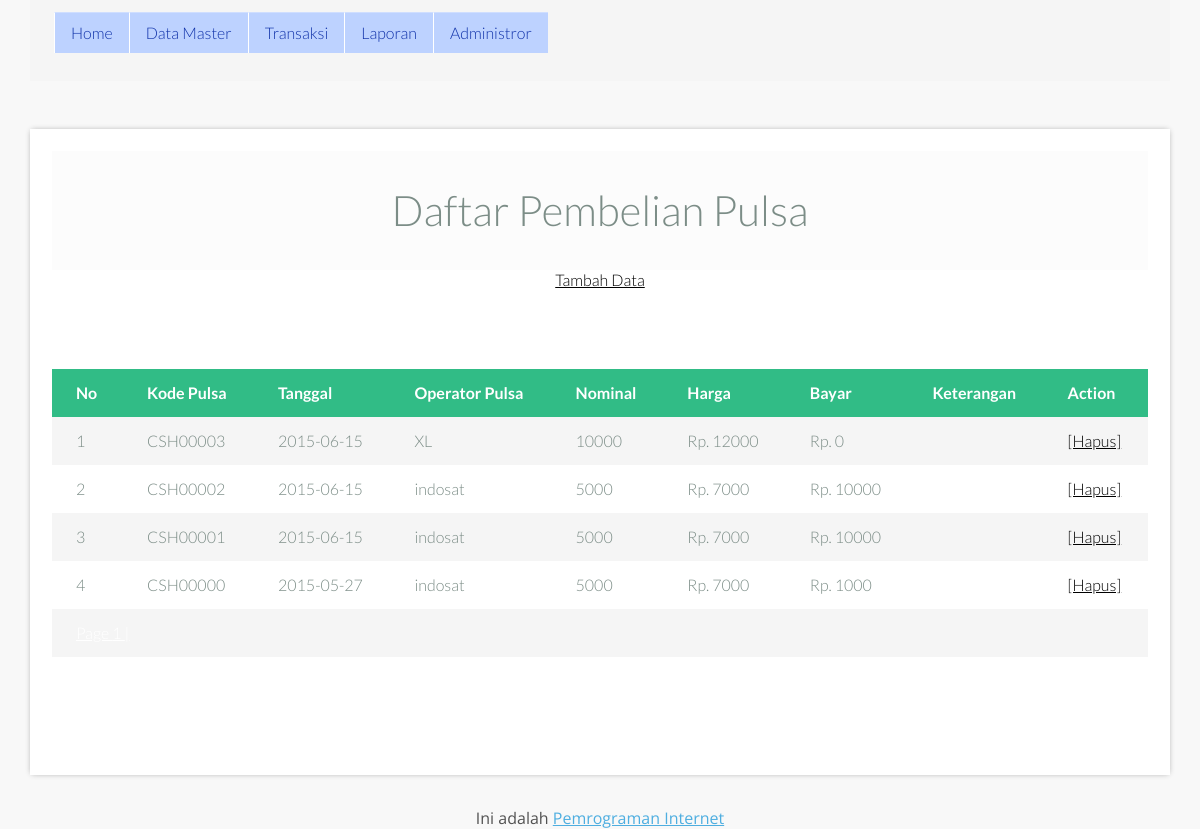
Page /index.php?page=belipulsa_view (signed in) on the committed database.
### tables this page shows
CREATE TABLE IF NOT EXISTS `belipulsa` (
  `Kodepulsa` varchar(10) NOT NULL,
  `Tanggalpulsa` date NOT NULL,
  `Kodeoper` varchar(10) NOT NULL,
  `Kodenominal` varchar(10) NOT NULL,
  `Harga` double NOT NULL,
  `Bayar` double NOT NULL,
  `Keterangan` varchar(50) NOT NULL,
  PRIMARY KEY (`Kodepulsa`)
);

CREATE TABLE IF NOT EXISTS `operatorpulsa` (
  `Kodeoper` varchar(10) NOT NULL,
  `Nama` varchar(40) NOT NULL,
  `Alamat` varchar(50) NOT NULL,
  `Telepon` varchar(15) NOT NULL,
  `HP` varchar(15) NOT NULL,
  `NoKTP` varchar(20) NOT NULL,
  `KK` varchar(20) NOT NULL,
  `SlipGaji` double NOT NULL,
  `Keterangan` varchar(50) NOT NULL,
  PRIMARY KEY (`Kodeoper`)
);

CREATE TABLE IF NOT EXISTS `nominal` (
  `Kodenominal` varchar(10) NOT NULL,
  `Nominal` varchar(20) NOT NULL,
  `Warna` varchar(20) NOT NULL,
  `gambar` varchar(200) NOT NULL,
  `Harga` double NOT NULL,
  PRIMARY KEY (`Kodenominal`)
);

### page/belipulsa_view.php (the view, shortened to what this page needs)
<?php
$halaman = get_Halaman("belipulsa");
$hal = get_NomorHalaman($_GET['hal']);
$sql = ("select a.Kodepulsa, a.Tanggalpulsa, b.Nama, c.Nominal, a.Harga, a.Bayar, a.Keterangan from belipulsa a inner join operatorpulsa b using(Kodeoper) inner join nominal c using(Kodenominal) ORDER BY `a`.`Kodepulsa` DESC LIMIT $hal , 10");
$query = mysql_query($sql);
?>
<html lang="en" class="no-js">
	<head>
		<link rel="stylesheet" type="text/css" href="css/normalize.css" />
		<link rel="stylesheet" type="text/css" href="css/demo.css" />
		<link rel="stylesheet" type="text/css" href="css/component.css" />
	</head>
	<body>
		<div class="container">
			<header>
				<h1>Daftar Pembelian Pulsa</h1>
			</header>
				<a style='color:black' href="index.php?page=belipulsa_input">Tambah Data</a>
			<div class="component">
				<table>
					<thead>
						<tr>
							<th>No</th>
							<th>Kode Pulsa</th>
							<th>Tanggal</th>
							<th>Operator Pulsa</th>
							<th>Nominal</th>
							<th>Harga</th>
							<th>Bayar</th>
							<th>Keterangan</th>
							<th>Action</th>
						</tr>
					</thead>
					<tbody>
					<?php
$i=((1*$hal)+1);
while($data = mysql_fetch_array($query)){
  echo "<tr><td class='user-name'>$i</td><td class='user-email'>$data[Kodepulsa]</td><td class='user-email'>$data[Tanggalpulsa]</td><td class='user-email'>$data[Nama]</td><td class='user-email'>$data[Nominal]</td>
  <td class='harga'>Rp. $data[Harga]</td><td class='harga'>Rp. $data[Bayar]</td><td class='user-email'>$data[Keterangan]</td><td class='edit'><a style='color:black'
			<a style='color:black' href=proses.php?tipe=hapusBelipulsa&id=$data[Kodepulsa] onclick='return confirm(\"Hapus $data[Kodepulsa]?\")'>[Hapus]</a></td>
  </tr>";
$i++;
}
?>
<tr>
<td colspan="9" class="tr_grid">
<?php
for($i=1; $i <= $halaman; $i++){
	echo "<a href='?page=belipulsa_view&hal=$i'>Page $i |</a> &nbsp;";
}
?>
</td>
</tr>
					</tbody>
				</table>
		</div>
	</body>
</html>

### css/style2.css (style rules this page uses)
html,body,div,span,applet,object,iframe,h1,h2,h3,h4,h5,h6,p,blockquote,pre,a,abbr,acronym,address,big,cite,code,del,dfn,em,img,ins,kbd,q,s,samp,small,strike,strong,sub,sup,tt,var,b,u,i,dl,dt,dd,ol,nav ul,nav li,fieldset,form,label,legend,table,caption,tbody,tfoot,thead,tr,th,article,aside,canvas,details,embed,figure,figcaption,footer,header,hgroup,menu,nav,output,ruby,section,summary,time,mark,audio,video { margin:0;padding:0;border:0;font-size:100%;font:inherit;vertical-align:baseline; }
article, aside, details, figcaption, figure,footer, header, hgroup, menu, nav, section { display: block; }
table { border-collapse:collapse;border-spacing:0; }
a { text-decoration:none; }
body { font-family: 'Open Sans', sans-serif; background: url(../images/bg.jpg) no-repeat #fff; background-repeat: no-repeat; background-attachment: fixed; background-position: center; background-size: cover; font-weight: 300; }

### css/demo.css (style rules this page uses)
*, *:after, *:before { -webkit-box-sizing: border-box; -moz-box-sizing: border-box; box-sizing: border-box; }
body { font-family: 'Lato', Arial, sans-serif; color: #7c8d87; background: #f8f8f8; }
a { color: #fff; text-decoration: underline; }
.container > header { margin: 0 auto; padding: 2em; text-align: center; background: rgba(0,0,0,0.01); }
.container > header h1 { font-size: 2.625em; line-height: 1.3; margin: 0; font-weight: 300; }

### css/component.css (style rules this page uses)
.component { line-height: 1.5em; margin: 0 auto; padding: 2em 0 3em; width: 100%; overflow: hidden; }
table { border-collapse: collapse; margin-bottom: 3em; width: 100%; background: #fff; }
td, th { padding: 0.75em 1.5em; text-align: left; }
th { background-color: #31bc86; font-weight: bold; color: #fff; white-space: nowrap; }
tbody tr:nth-child(2n-1) { background-color: #f5f5f5; transition: all .125s ease-in-out; }
.sticky-wrap td, .sticky-wrap th { box-sizing: border-box; }
td.user-name { text-transform: capitalize; }

### rows in the picture
belipulsa: Kodepulsa "CSH00003", Tanggalpulsa "2015-06-15", operatorpulsa.Nama "XL", nominal.Nominal "10000", Harga "12000", Bayar "0"
belipulsa: Kodepulsa "CSH00002", Tanggalpulsa "2015-06-15", operatorpulsa.Nama "indosat", nominal.Nominal "5000", Harga "7000", Bayar "10000"
belipulsa: Kodepulsa "CSH00001", Tanggalpulsa "2015-06-15", operatorpulsa.Nama "indosat", nominal.Nominal "5000", Harga "7000", Bayar "10000"
belipulsa: Kodepulsa "CSH00000", Tanggalpulsa "2015-05-27", operatorpulsa.Nama "indosat", nominal.Nominal "5000", Harga "7000", Bayar "1000"
